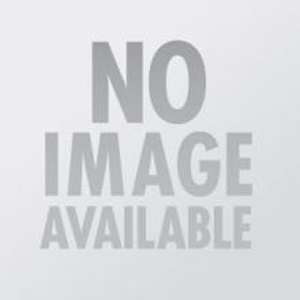
#> input picture resources/noImage.jpg, 300 x 300 px, found by its file name
$ python -i project.py   (imports and definitions only)
#> lines starting #> are read from the running program, lines starting #| are printed output that depends on the picture
import sys
from io import BytesIO
from PIL import Image
import requests
import re
#https://api.themoviedb.org/3/movie/87502?api_key=328653fefa8f0be59141eda744355727 (id: flight)
#https://api.themoviedb.org/3/tv/1402?api_key=328653fefa8f0be59141eda744355727 (id: the walking dead)
# this query gives genres by name and also run time. no need to get genre lists and find genre!
#get flag i.e (movie/tv), in result["genres"], find result[name].
#plus write method to get "run time" for movie and "episode run time" for tv shows.


"""
Global variable holding title_details i.e title query from search() method returns title id
further details about the title can be searched using the returned title id
Only used and updated by: get_geners() and compute_runtime() methods
"""
title_details = None


def main():
    sys.exit("#A python moduel written specifically for movie_app.py to handle search function of the application.#")


def get_poster_image(poster_path):
#> called with poster_path = 'resources/noImage.jpg'
    if poster_path == None:
        image = Image.open("resources/noImage.jpg")
        image = image.resize((200, 320))
        return image

    url = f"https://image.tmdb.org/t/p/w500{poster_path}"
    url += "?api_key=328653fefa8f0be59141eda744355727"

    try:
        response = requests.get(url,timeout=50)
    except:
        image = Image.open("resources/noImage.jpg")
        image = image.resize((200, 320))
        return image

    if response.status_code == 200:
        try:
            image = Image.open(BytesIO(response.content))
#> image is the input picture: PIL image 300x300 RGB; mean R, G, B 218.3, 219, 221
            image = image.resize((200,320))
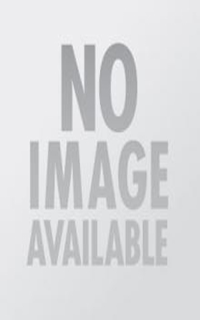
#> image: PIL image 200x320 RGB; mean R, G, B 218.3, 219, 221
            return image
        except:
            image = Image.open("resources/noImage.jpg")
            image = image.resize((200, 320))
            return image
    else:
        image = Image.open("resources/noImage.jpg")
        image = image.resize((200, 320))
        return image


# [188 lines left out: functions get_genres, compute_runtime, get_credits, get_watch_providers, search, not called in this run]


# [2 lines not run here, left out]

>>> result = get_poster_image('resources/noImage.jpg')
